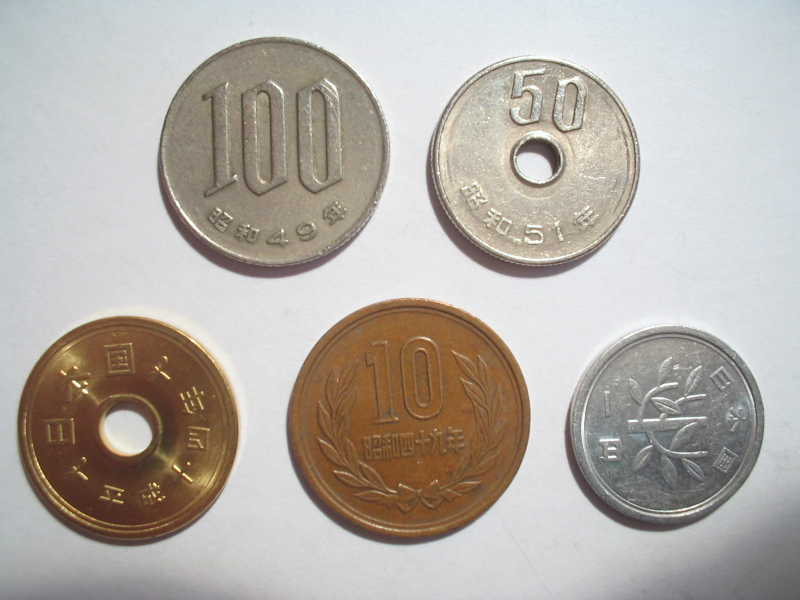
#> input picture tests/data/japanese_coins.jpg, 1600 x 1200 px (shown at 1/2 size)
$ python cli.py ../../tests/data/japanese_coins.jpg
#> lines starting #> are read from the running program, lines starting #| are printed output that depends on the picture
### src/count_and_measure/measure.py
"""ArUco マーカーを物差しにして、写真の中の物を数えて大きさを測る。

流れ:
1. ArUco マーカーを見つけ、1辺の長さ（既知の mm）から「1ピクセル = 何 mm」を求める
2. 背景と物を2値化で分ける（背景が明るいか暗いかは自動で判定）
3. マーカーの部分を除き、輪郭ごとに数と大きさを出す
"""
from __future__ import annotations

from dataclasses import dataclass, field

import cv2
import numpy as np

ARUCO_DICTS = {
    "4x4_50": cv2.aruco.DICT_4X4_50,
    "5x5_100": cv2.aruco.DICT_5X5_100,
    "6x6_250": cv2.aruco.DICT_6X6_250,
}


@dataclass
class MeasuredObject:
    index: int
    center_px: tuple[float, float]
    area_mm2: float
    equiv_diameter_mm: float
    length_mm: float  # 外接する回転長方形の長辺
    width_mm: float  # 同じく短辺
    contour: np.ndarray = field(repr=False)


@dataclass
class MeasureResult:
    mm_per_px: float
    marker_corners: np.ndarray | None  # 物差しに物を使ったときは None
    objects: list[MeasuredObject]
    # 斜めのゆがみを補正したときは、補正後の画像（座標はこの画像の上の値）。補正しないときは None
    rectified: np.ndarray | None = field(default=None, repr=False)

    @property
    def count(self) -> int:
        return len(self.objects)


class MarkerNotFoundError(RuntimeError):
    pass


def detect_marker(gray: np.ndarray, dict_name: str = "4x4_50") -> np.ndarray:
    """最初に見つかった ArUco マーカーの4隅（4x2, px）を返す。"""
    dictionary = cv2.aruco.getPredefinedDictionary(ARUCO_DICTS[dict_name])
    detector = cv2.aruco.ArucoDetector(dictionary, cv2.aruco.DetectorParameters())
    corners, ids, _ = detector.detectMarkers(gray)
    if ids is None or len(corners) == 0:
        raise MarkerNotFoundError("ArUco マーカーが見つかりません。マーカー全体が写っているか確認してください。")
    return corners[0].reshape(4, 2)


# [20 lines left out: function rectify_with_marker, not called in this run]


def _marker_side_px(corners: np.ndarray) -> float:
    sides = [np.linalg.norm(corners[i] - corners[(i + 1) % 4]) for i in range(4)]
    return float(np.mean(sides))


def _touches_border(contour: np.ndarray, w: int, h: int, margin: int = 2) -> bool:
    x, y, cw, ch = cv2.boundingRect(contour)
    return x <= margin or y <= margin or x + cw >= w - margin or y + ch >= h - margin


def _border_pixels(img: np.ndarray) -> np.ndarray:
    return np.concatenate([img[0, :], img[-1, :], img[:, 0], img[:, -1]])


# [103 lines left out: functions _flatten_lighting, _foreground_mask, _split_touching, _fill_holes, not called in this run]


def measure_image(
    image: np.ndarray,
    marker_mm: float = 50.0,
    dict_name: str = "4x4_50",
    min_area_mm2: float = 10.0,
    ref_mm: float | None = None,
    ref: str = "largest",
    keep_edge: bool = False,
    rectify: bool = True,
) -> MeasureResult:
    """画像（BGR）の中の物を数えて測る。

    物差しは2通り:
    - ArUco マーカー（既定）: marker_mm はマーカーの黒い四角の1辺（mm）
    - 大きさがわかっている物: ref_mm にその物の長辺（硬貨なら直径）を入れ、ref で
      "largest"（一番大きい物）か "smallest"（一番小さい物）を選ぶ。マーカーがなくても測れる

    keep_edge=True にすると、画像の縁に触れている物も数える（ぎりぎりで切り抜いた画像向け）。
    rectify=True（既定）なら、マーカーの形から斜めに撮ったゆがみを直してから測る。
    """
    gray = cv2.cvtColor(image, cv2.COLOR_BGR2GRAY) if image.ndim == 3 else image
    rectified = None
    if ref_mm is None and rectify:
        corners0 = detect_marker(gray, dict_name)
        # マーカーがほぼ正方形に写っている（真上から撮った）ときは変形しない
        sides = [np.linalg.norm(corners0[i] - corners0[(i + 1) % 4]) for i in range(4)]
        if max(sides) / min(sides) > 1.02:
            rectified = rectify_with_marker(image, corners0)
            image = rectified
            gray = cv2.cvtColor(image, cv2.COLOR_BGR2GRAY) if image.ndim == 3 else image
    pad = 0
    if keep_edge:
        # 縁に背景色の余白を足して、縁に触れた物も閉じた輪郭にする
        pad = 20
        gray = cv2.copyMakeBorder(gray, pad, pad, pad, pad, cv2.BORDER_CONSTANT,
                                  value=int(np.median(_border_pixels(gray))))

    if ref_mm is None:
        corners = detect_marker(gray, dict_name)
        mm_per_px = marker_mm / _marker_side_px(corners)
        # マーカーと、その周りの白い余白を物として数えないようにする
        center = corners.mean(axis=0)
        marker_region = ((corners - center) * 1.6 + center).astype(np.int32)
        mask = _foreground_mask(gray, marker_region)
        cv2.fillConvexPoly(mask, marker_region, 0)
    else:
        corners = None
        mask = _foreground_mask(gray, None)

    h, w = gray.shape
    # くっついた物を分ける。物の大きさがわからないうちは、画像の 0.05% を目安にする
    split_min = (min_area_mm2 / mm_per_px**2) if ref_mm is None else h * w * 5e-4
    mask = _split_touching(mask, split_min)

    contours, _ = cv2.findContours(mask, cv2.RETR_EXTERNAL, cv2.CHAIN_APPROX_SIMPLE)
    if pad:
        # 足した余白の分だけ座標を戻す
        contours = [c - pad for c in contours]
        h, w = h - 2 * pad, w - 2 * pad
    else:
        # 画像の縁に触れている輪郭は、写り切っていない物か背景のむらなので除く
        contours = [c for c in contours if not _touches_border(c, w, h)]

    if ref_mm is not None:
        # 大きさがまだわからないので、まずは画像の 0.05% より小さいゴミだけ除く
        contours = [c for c in contours if cv2.contourArea(c) >= h * w * 5e-4]
        if not contours:
            raise MarkerNotFoundError("物差しにする物が見つかりません。")
        pick = max if ref == "largest" else min
        ref_contour = pick(contours, key=cv2.contourArea)
        mm_per_px = ref_mm / max(cv2.minAreaRect(ref_contour)[1])

    min_area_px = min_area_mm2 / (mm_per_px**2)
    contours = [c for c in contours if cv2.contourArea(c) >= min_area_px]
    # 左上から右下へ、読む順に番号を振る
    row = max(50, h // 8)
    contours.sort(key=lambda c: (cv2.boundingRect(c)[1] // row, cv2.boundingRect(c)[0]))

    objects = []
    for i, c in enumerate(contours, start=1):
        area_px = cv2.contourArea(c)
        (cx, cy), (w, h), _ = cv2.minAreaRect(c)
        objects.append(
            MeasuredObject(
                index=i,
                center_px=(float(cx), float(cy)),
                area_mm2=area_px * mm_per_px**2,
                equiv_diameter_mm=float(np.sqrt(4 * area_px / np.pi)) * mm_per_px,
                length_mm=max(w, h) * mm_per_px,
                width_mm=min(w, h) * mm_per_px,
                contour=c,
            )
        )
    if corners is not None and pad:
        corners = corners - pad
    return MeasureResult(mm_per_px=mm_per_px, marker_corners=corners, objects=objects, rectified=rectified)


# [15 lines left out: function annotate, not called in this run]

### src/count_and_measure/cli.py
"""コマンドラインから使う入口。

例:
    pixi run measure samples/sample_01.png --marker-mm 50
    pixi run measure photos/ --out results
"""
from __future__ import annotations

import argparse
import csv
import sys
from pathlib import Path

import cv2
import numpy as np

from .measure import ARUCO_DICTS, MarkerNotFoundError, annotate, measure_image

IMAGE_EXTS = {".png", ".jpg", ".jpeg", ".bmp", ".tif", ".tiff"}


def _read_image(path: Path) -> np.ndarray | None:
    # cv2.imread は日本語のパスを読めないので、バイト列から読む
    data = np.fromfile(str(path), dtype=np.uint8)
    image = cv2.imdecode(data, cv2.IMREAD_UNCHANGED)
#> image is the input picture: shape (1200, 1600, 3); mean B, G, R 166.9, 173.8, 180.3
    if image is not None and image.ndim == 3 and image.shape[2] == 4:
        # 透明な背景は白として扱う
        alpha = image[:, :, 3:4].astype(np.float32) / 255
        image = (image[:, :, :3] * alpha + 255 * (1 - alpha)).astype(np.uint8)
    elif image is not None and image.ndim == 2:
        image = cv2.cvtColor(image, cv2.COLOR_GRAY2BGR)
    return image


def _write_image(path: Path, image: np.ndarray) -> None:
    ok, buf = cv2.imencode(path.suffix, image)
    if ok:
        buf.tofile(str(path))


def _collect(inputs: list[str]) -> list[Path]:
    paths: list[Path] = []
    for item in inputs:
        p = Path(item)
        if p.is_dir():
            paths += sorted(q for q in p.iterdir() if q.suffix.lower() in IMAGE_EXTS)
        else:
            paths.append(p)
    return paths


def main(argv: list[str] | None = None) -> int:
    parser = argparse.ArgumentParser(description="写真から物を数えて、大きさを mm で測る")
    parser.add_argument("inputs", nargs="+", help="画像ファイルかフォルダ")
    parser.add_argument("--marker-mm", type=float, default=50.0, help="ArUco マーカーの1辺（mm）。既定 50")
    parser.add_argument("--dict", default="4x4_50", choices=sorted(ARUCO_DICTS), help="マーカーの種類")
    parser.add_argument("--min-area-mm2", type=float, default=10.0, help="これより小さいものは無視する（mm²）")
    parser.add_argument("--ref-mm", type=float, default=None,
                        help="マーカーの代わりに、大きさがわかっている物を物差しにする（その物の長辺 mm。硬貨なら直径）")
    parser.add_argument("--ref", default="largest", choices=["largest", "smallest"],
                        help="物差しにする物（一番大きい物か、一番小さい物）")
    parser.add_argument("--keep-edge", action="store_true", help="画像の縁に触れている物も数える")
    parser.add_argument("--out", default="results", help="結果の保存先フォルダ")
    args = parser.parse_args(argv)

    out_dir = Path(args.out)
    out_dir.mkdir(parents=True, exist_ok=True)
    summary_rows = []
    failed = 0

    for path in _collect(args.inputs):
        image = _read_image(path)
        if image is None:
            print(f"[skip] 読めない画像: {path}", file=sys.stderr)
            failed += 1
            continue
        try:
            result = measure_image(image, args.marker_mm, args.dict, args.min_area_mm2, args.ref_mm, args.ref, args.keep_edge)
#> in measure_image, `gray = cv2.cvtColor(image, cv2.COLOR_BGR2GRAY) if image.ndim == 3 else..`:
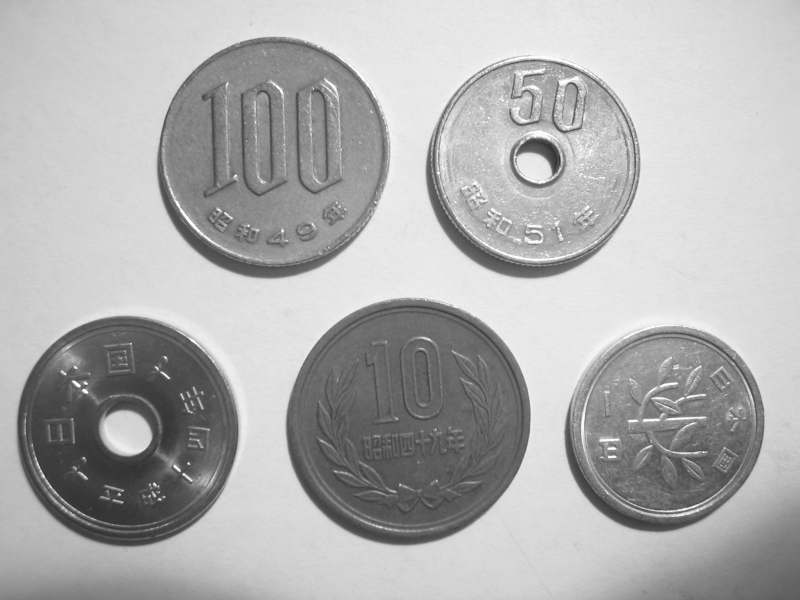
#> gray: shape (1200, 1600) (shown at 1/2 size); min 32, max 255, mean 174.9
#> in detect_marker, `corners, ids, _ = detector.detectMarkers(gray)`: corners = (); ids = None
        except MarkerNotFoundError as e:
            print(f"[skip] {path.name}: {e}", file=sys.stderr)
            failed += 1
            continue

        _write_image(out_dir / f"{path.stem}_result.png", annotate(image, result))
        with open(out_dir / f"{path.stem}.csv", "w", newline="", encoding="utf-8-sig") as f:
            w = csv.writer(f)
            w.writerow(["番号", "中心x(px)", "中心y(px)", "長辺(mm)", "短辺(mm)", "円相当径(mm)", "面積(mm2)"])
            for o in result.objects:
                w.writerow([o.index, f"{o.center_px[0]:.0f}", f"{o.center_px[1]:.0f}",
                            f"{o.length_mm:.2f}", f"{o.width_mm:.2f}", f"{o.equiv_diameter_mm:.2f}", f"{o.area_mm2:.1f}"])
        summary_rows.append([path.name, result.count, f"{result.mm_per_px:.4f}"])
        print(f"{path.name}: {result.count} 個（1px = {result.mm_per_px:.4f} mm）")

    with open(out_dir / "summary.csv", "w", newline="", encoding="utf-8-sig") as f:
        w = csv.writer(f)
        w.writerow(["画像", "個数", "mm/px"])
        w.writerows(summary_rows)
    return 1 if failed and not summary_rows else 0


if __name__ == "__main__":
#> (the run stopped early here; a loop or call above may not have finished)
